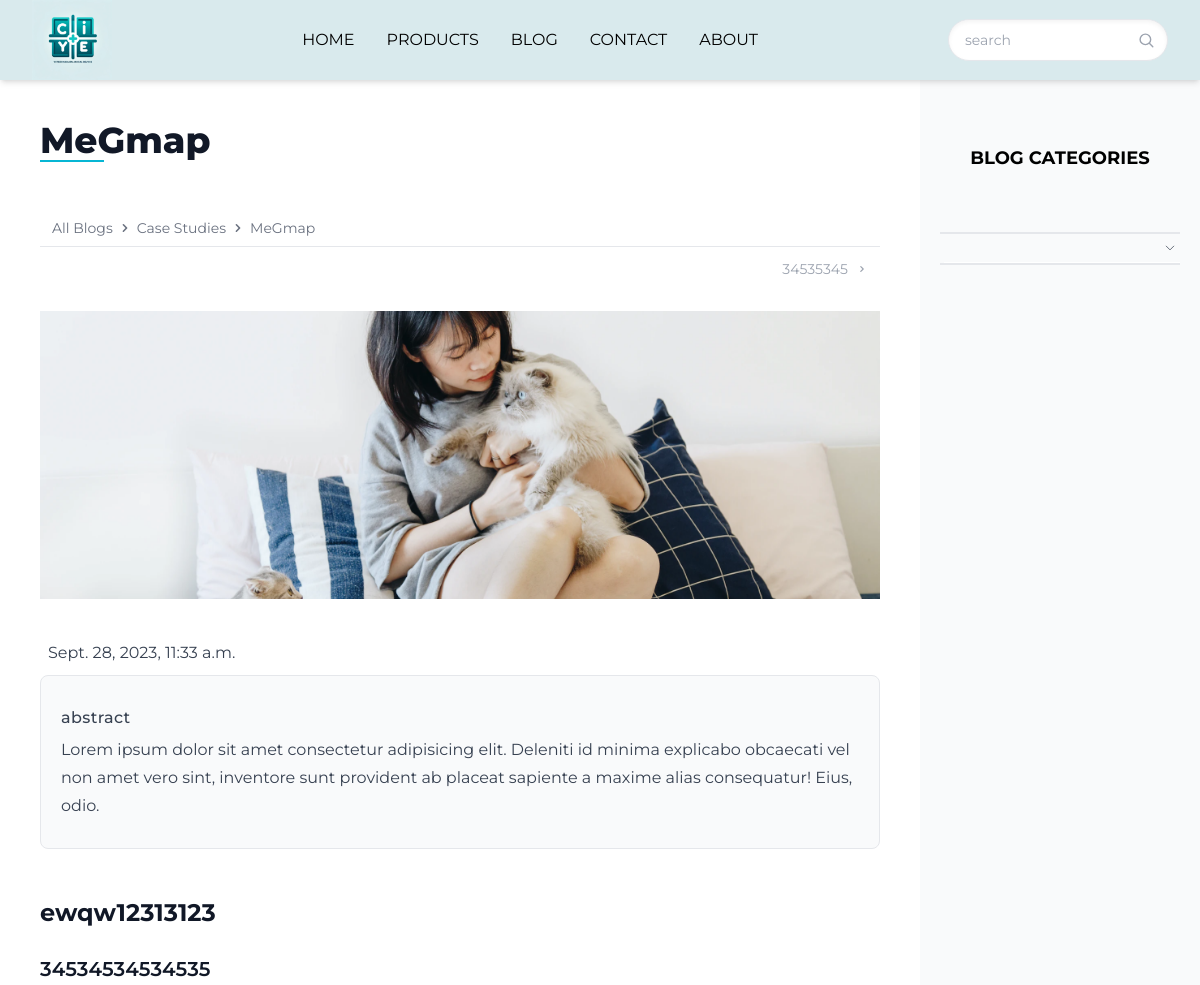
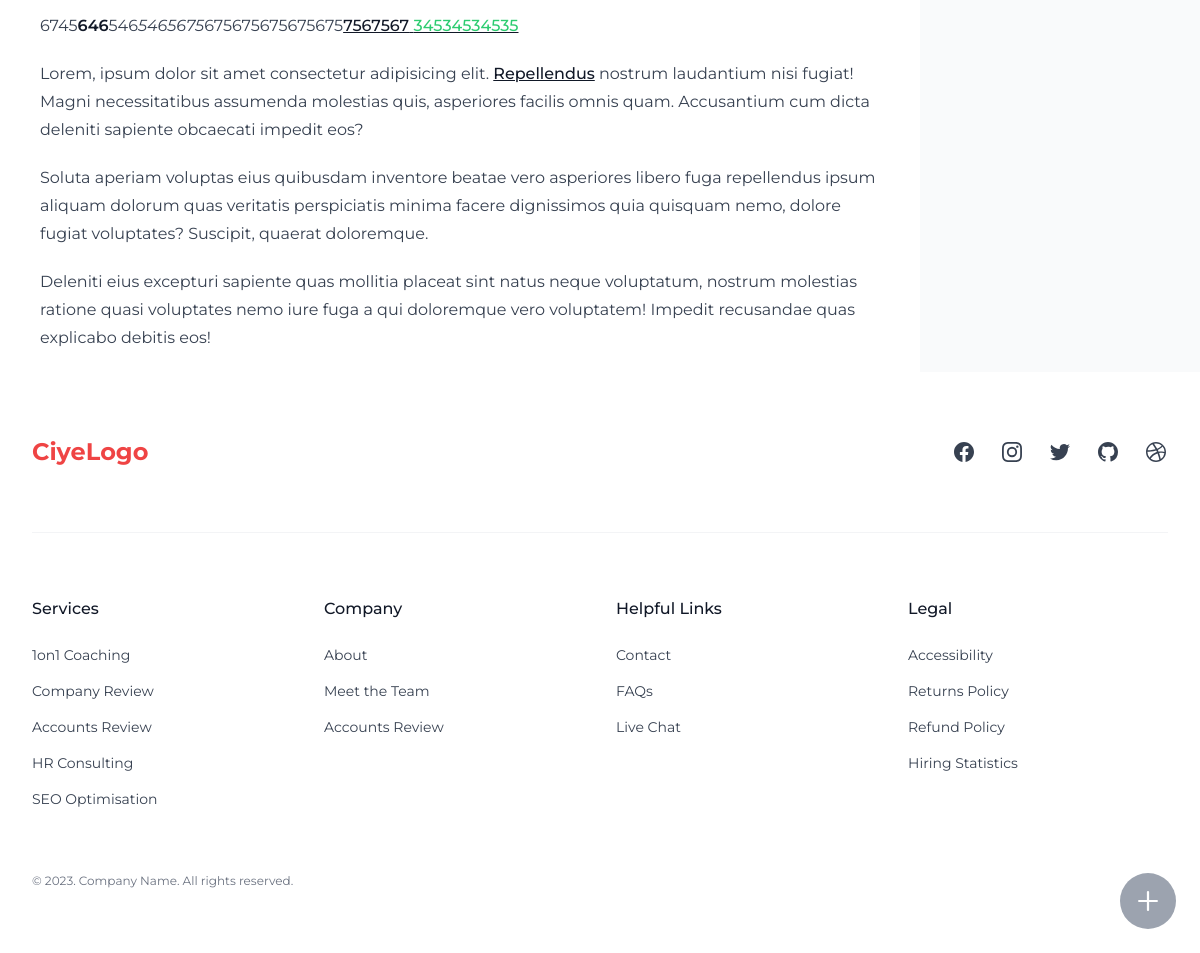
/blog/detail/all-blogs/case-studies/megmap/, run on the app's committed database (2 pictures, top to bottom).
### blog/models.py (models this page shows, shortened)
class Blog(BaseModel):
    title = models.CharField(max_length=200)
    slug = models.SlugField(max_length=200, unique=True,blank=True,null=True)
    description = models.TextField(null=True, blank=True)
    image = models.ImageField(upload_to=get_upload_path, null=True, blank=True)
    content = RichTextUploadingField(null=True,blank=True)
    category = models.ForeignKey(Category,on_delete=models.SET_NULL,null=True,blank=True,related_name='blog')
    custom_order = models.IntegerField(default=0)
    created_at = models.DateTimeField(auto_now_add=True,null=True,blank=True)
    updated_at = models.DateTimeField(auto_now=True,null=True,blank=True)
    def get_absolute_url(self):
        category_path = '/'.join([cat.slug for cat in self.category.get_ancestors(include_self=True)])
        return reverse("blog-detail", args=[category_path, self.slug])
    class Meta:
        ordering = ['-custom_order','-is_featured', '-id',]

class Category(MPTTModel):
    name = models.CharField(max_length=50, unique=True)
    slug = models.SlugField(max_length=100, unique=True, null=True, blank=True)
    description = models.CharField(max_length=200, blank=True, null=True)
    parent = TreeForeignKey('self', on_delete=models.CASCADE,
                            null=True, blank=True, related_name='children')
    custom_order = models.IntegerField(default=0)
    created_at = models.DateTimeField(auto_now_add=True)
    updated_at = models.DateTimeField(auto_now=True)
    class MPTTMeta:
        order_insertion_by = ['-custom_order', 'name']
    class Meta:
        verbose_name_plural = 'Categories'
    def get_absolute_url(self):
        url_list = [self.slug]
        parent = self.parent
        while parent:
            url_list.insert(0, parent.slug)
            parent = parent.parent
        category_path = '/'.join(url_list)
        return reverse('blog-list', args=[category_path])

### blog/views.py (the view)
# urls.py: path('detail/<path:category_path>/<slug:slug>/',views.BlogDetail.as_view(),name='blog-detail'),
class BlogDetail(DetailView):
    template_name = 'blog/blog.html'
    model = Blog
    extra_context = {'partial_template_path': 'blog/partial/main-detail.html'}
    def get_context_data(self, **kwargs: Any) -> dict[str, Any]:
        context = super().get_context_data(**kwargs)
        previous_object = Blog.objects.filter(category=self.object.category).filter(id__lt=self.object.id).order_by('-id').first()
        next_object = Blog.objects.filter(category=self.object.category).filter(id__gt=self.object.id).order_by('id').first()
        context['previous_object'] = previous_object
        context['next_object'] = next_object
        category = self.object.category
        breadcrumbs = []
        for ancestor in category.get_ancestors(include_self=True):
            breadcrumbs.append({'name': ancestor.name, 'url': ancestor.get_absolute_url()})
        breadcrumbs.append({'name': self.object.title, 'url': self.object.get_absolute_url()})
        context['breadcrumbs'] = breadcrumbs  # 添加到上下文中
        context['main_title'] = self.object.title
        return context
    def render_to_response(self, context: dict[str, Any], **response_kwargs: Any) -> HttpResponse:
        if self.request.headers.get('HX-Request') == 'true':
            if self.request.headers.get('source') == 'navBar':
                html = render_block_to_string('blog/blog.html','content',{**context,**global_context(self.request)})
                return HttpResponse(html)
            return render(self.request, 'blog/partial/main-detail.html', context)
        return super().render_to_response(context, **response_kwargs)

### form_handlers/forms.py
class InquiryForm(forms.ModelForm):
    class Meta:
        model = Inquiry
        exclude = ['source_webpage', 'source_ip', 'country_from_ip']

### abstractapp/custom_context_processors.py (called while the page is built)
def categories(request):
    product_categories = ProductCategory.objects.all()
    product_root_categories = ProductCategory.objects.filter(Q(level=1)|Q(level=1))
    blog_categories = BlogCategory.objects.all()
    blog_root_categories = BlogCategory.objects.filter(level=1)
    return {
        'product_categories': product_categories,
        'product_root_categories': product_root_categories,
        'blog_categories':blog_categories,
        'blog_root_categories':blog_root_categories,
    }

def inquiry_form(request):
    return {
        'inquiry_form':InquiryForm(),
    }

def contact(request):
    contacts = ContactInformation.objects.all().order_by('custom_order')
    contact_dict = {contact.name: contact for contact in contacts}
    return {'contact': contact_dict}

def social(request):
    return {}

def global_context(request):
    return {
        **categories(request),
        **inquiry_form(request),
        **contact(request),
        **social(request),
    }

### products/models.py (called while the page is built)
    def get_absolute_url(self):
        url_list = [self.slug]
        parent = self.parent
        while parent:
            url_list.insert(0, parent.slug)
            parent = parent.parent
        category_path = '/'.join(url_list)
        return reverse('category-products', args=[category_path])

### blog/templates/blog/blog.html
{% extends "base.html" %}
{% block content %}
  <main class="flex flex-col lg:grid grid-cols-1 bg-white  lg:grid-cols-[1fr_280px] ">
    <section id="main-content">
      {% include partial_template_path %}
    </section>
      {% with categories=blog_categories category='blog'%}
        {% include "partial/sidebar.html" %}
      {% endwith %}
  </main>
{% endblock %}

### blog/templates/blog/partial/main-detail.html
<article class=" custom-container">
{% include "snippet/page-title.html" %}
  <div>
    {% include "snippet/breadcrumbs.html" %}
  </div>
  {% with next_name=next_object.title previous_name=previous_object.title %}
    {% include "snippet/pagination-prev-next.html" %}
  {% endwith %}
  <div class="prose max-w-none">
    {% if object.image %}
      <div>
        <img src="{{ object.image.url }}"
             alt="{{ object.title }}"
             class="object-cover w-full max-h-72">
      </div>
    {% endif %}
    <div class="p-2">
      {{ object.created_at }}
    </div>
    <div class="px-5 py-2 border rounded-lg bg-gray-50">
      <p class="-mb-4 font-medium tracking-wide">
        abstract
      </p>
      {{ object.description|linebreaks }}
    </div>
    <div>
      {{ object.content|safe }}
    </div>
  </div>
</article>

### templates/snippet/page-title.html
<header class="prose max-w-none">
  <h1 class="mt-10 capitalize ">
    {{ main_title }}
  </h1>
  <div class="-mt-8 custom-bar">
  </div>
</header>

### templates/snippet/breadcrumbs.html
<nav aria-label="Breadcrumb"
     class="flex items-center justify-center gap-1 mb-3 ">
  <ol class="flex flex-wrap items-center w-full gap-1 px-3 py-2 text-sm text-gray-500 border-b border-gray-200 ">
    {% for crumb in breadcrumbs %}
      {% if not forloop.last %}
        <li>
          <a href="{{ crumb.url }}"
             hx-get="{{ crumb.url }}"
             hx-push-url="true"
             hx-target="#main-content"
             hx-boost="true"
             hx-indicator="#progress-bar"
             class="block capitalize transition hover:text-cyan-500"> {{ crumb.name }} </a>
        </li>
        <li>
          <svg xmlns="http://www.w3.org/2000/svg"
               class="w-4 h-4"
               viewBox="0 0 20 20"
               stroke-width="0.01px"
               fill="currentColor">
            <path stroke="currentColor" fill-rule="evenodd" d="M7.293 14.707a1 1 0 010-1.414L10.586 10 7.293 6.707a1 1 0 011.414-1.414l4 4a1 1 0 010 1.414l-4 4a1 1 0 01-1.414 0z" clip-rule="evenodd" />
          </svg>
        </li>
      {% else %}
        <li>
          <a class="block capitalize transition hover:text-cyan-500">{{ crumb.name }}  </a>
        </li>
      {% endif %}
    {% endfor %}
  </ol>
</nav>

### templates/snippet/pagination-prev-next.html (shortened to what this page needs)
<ol class="flex items-center justify-between gap-2 px-2 mb-8 text-sm"
    x-data>
  <li>
    {% if next_object %}
      <a href="{{ next_object.get_absolute_url }}"
         hx-get="{{ next_object.get_absolute_url }}"
         hx-target="#main-content"
         hx-push-url="true"
         hx-boost="true"
         x-ref="nextLink"
         hx-indicator="#progress-bar"
         data-scroll-to-top="true"
         @keydown.window="$event.keyCode === 39 ? $refs.nextLink.click() : null"
         class="inline-flex items-center justify-center text-gray-400 bg-white border-gray-200 rounded ps-3 pe-1 rtl:rotate-180">
        <span class="capitalize me-2">{{ next_name }}</span>
        <svg xmlns="http://www.w3.org/2000/svg"
             class="w-3 h-3 shrink-0"
             viewBox="0 0 20 20"
             fill="currentColor">
          <path fill-rule="evenodd" d="M7.293 14.707a1 1 0 010-1.414L10.586 10 7.293 6.707a1 1 0 011.414-1.414l4 4a1 1 0 010 1.414l-4 4a1 1 0 01-1.414 0z" clip-rule="evenodd" />
        </svg>
      </a>
    {% endif %}
  </li>
</ol>

### data on the page
Blog: title "MeGmap", name "MeGmap", image (picture), created_at "Sept. 28, 2023, 11:33 a.m.", description "Lorem ipsum dolor sit amet consectetur adipisicing elit. Deleniti id minima explicabo obcaecati vel non amet vero sint, inventore sunt provident ab placeat sapiente a maxime alias consequatur! Eius, odio.", content "ewqw12313123 34534534534535 6745 646 546 5465675 675675675675675 7567567 34534534535 Lorem, ipsum dolor sit amet consectetur adipisicing elit. Repellendus nostrum laudantium nisi fugiat! Magni necessitatibus assumenda molestias quis, asperiores facilis omnis quam. Accusantium cum dicta deleniti sapiente obcaecati impedit eos? Soluta aperiam voluptas eius quibusdam inventore beatae vero asperiores libero fuga repellendus ipsum aliquam dolorum quas veritatis perspiciatis minima facere dignissimos quia quisquam nemo, dolore fugiat voluptates? Suscipit, quaerat doloremque. Deleniti eius excepturi sapiente quas mollitia placeat sint natus neque voluptatum, nostrum molestias ratione quasi…"
Category: name "All Blogs"
Category: name "Case Studies"
Blog: title "34535345"

### other printed values
{{ category }} "BLOG"
